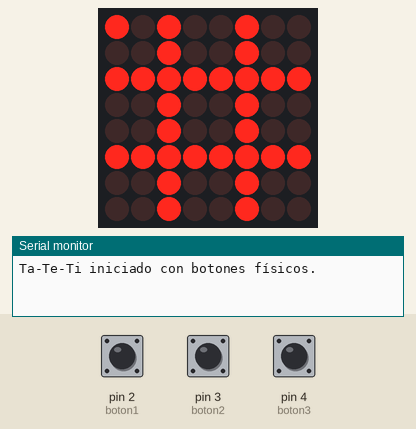
The sketch below on a simulated Arduino Uno, built with avr-gcc and run on an emulated ATmega328P. Shown: 8×8 LED matrix, the last lines printed to the serial monitor. Inputs (shaded band) come from the test bench; at power-on: pin 3 (boton2) HIGH, pin 2 (boton1) HIGH, pin 4 (boton3) HIGH.

Above: at 1.25 s.
1.3 s: pin 3 (boton2) pulled LOW for 0.15 s
At 2.3 s:
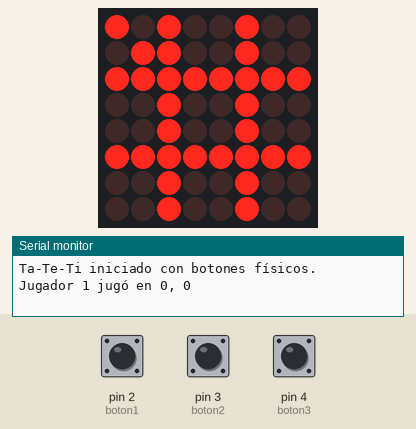
2.9 s: pin 2 (boton1) pulled LOW for 0.15 s
At 3.36 s:
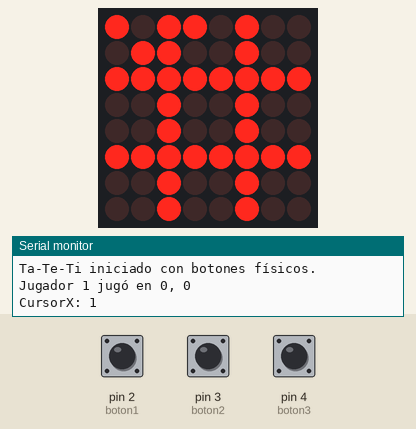
3.6 s: pin 4 (boton3) pulled LOW for 0.15 s
At 3.86 s:
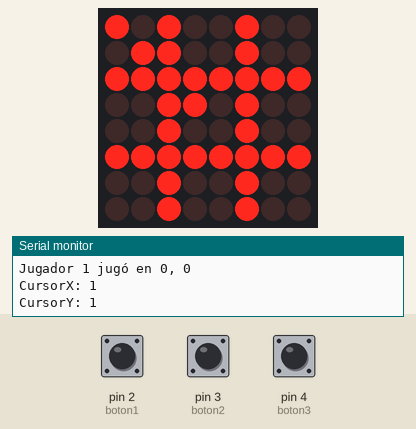
4.3 s: pin 2 (boton1) pulled LOW for 1 s
At 4.76 s:
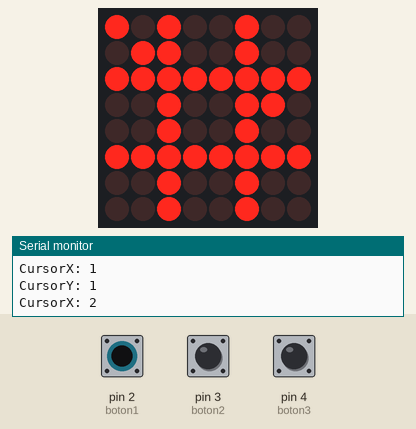
5.9 s: pin 3 (boton2) pulled LOW for 1 s
At 7.5 s:
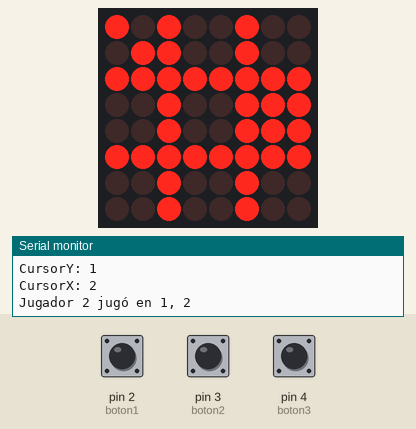
9.9 s: pin 4 (boton3) pulled LOW for 1 s
At 10.36 s:
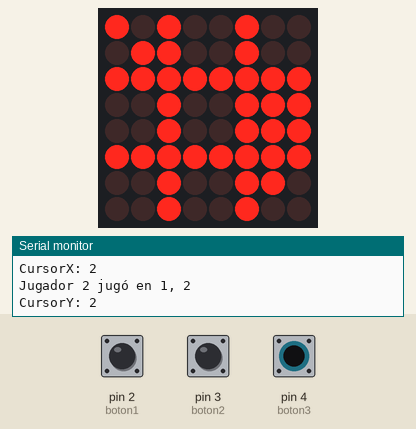
Timing chart, 0 to 12.5 s (numbered marks = the images above; inputs shaded):
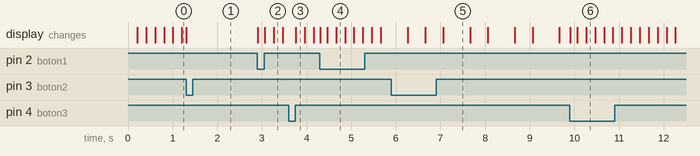

Measured:
- after the input at 1.3 s, the display: changes at once (image 1)
- after the input at 2.9 s, the display: changes at once (image 2)
- after the input at 3.6 s, the display: changes after 0.16 s (image 3)
- after the input at 4.3 s, the display: changes at once (image 4)
- after the input at 5.9 s, the display: changes after 0.36 s (image 5)
- after the input at 9.9 s, the display: first changes at once (image 6 shows a later state)
- what the display in image 5 shows lasts 0.6 s, from 7.1 s to 7.7 s

The sketch:

Tateti_con_visual.ino
```cpp
#include <LedControl.h>

// Pines para la matriz LED: DIN=12, CLK=11, CS=10
LedControl lc = LedControl(12, 11, 10, 1);

// Pines de botones
const int boton1 = 2;  // Eje X
const int boton2 = 3;  // Selección
const int boton3 = 4;  // Eje Y

// Estados anteriores de botones (para detectar flanco descendente)
bool bandera1 = false;
bool bandera2 = false;
bool bandera3 = false;

// Lógica del juego
char board[3][3];
int currentPlayer = 1;
int cursorX = 0;
int cursorY = 0;

// Parpadeo del cursor y jugador 2 (O)
unsigned long lastBlinkTimeCursor = 0;
const int blinkIntervalCursor = 200; // blink del puntito cursor

unsigned long lastBlinkTimePlayer2 = 0;
const int blinkIntervalPlayer2 = 500; // blink de jugador 2

bool blinkStateCursor = true;
bool blinkStatePlayer2 = true;

// ================== LETRAS GANA J1 / GANA J2 ==================

byte letrasGANA_J1[6][8] = {
  {
    B00111100,
    B01000010,
    B10000000,
    B10011110,
    B10000010,
    B10000010,
    B01000010,
    B00111100
  },
  {
    B00111000,
    B01000100,
    B10000010,
    B10000010,
    B11111110,
    B10000010,
    B10000010,
    B10000010
  },
  {
    B10000010,
    B11000010,
    B10100010,
    B10010010,
    B10001010,
    B10000110,
    B10000010,
    B10000010
  },
  {
    B00111000,
    B01000100,
    B10000010,
    B10000010,
    B11111110,
    B10000010,
    B10000010,
    B10000010
  },
  {
    B00011110,
    B00000100,
    B00000100,
    B00000100,
    B00000100,
    B10000100,
    B01001000,
    B00110000
  },
  {
    B00010000,
    B00110000,
    B00010000,
    B00010000,
    B00010000,
    B00010000,
    B00010000,
    B00111000
  }
};

byte letrasGANA_J2[6][8] = {
  {
    B00111100,
    B01000010,
    B10000000,
    B10011110,
    B10000010,
    B10000010,
    B01000010,
    B00111100
  },
  {
    B00111000,
    B01000100,
    B10000010,
    B10000010,
    B11111110,
    B10000010,
    B10000010,
    B10000010
  },
  {
    B10000010,
    B11000010,
    B10100010,
    B10010010,
    B10001010,
    B10000110,
    B10000010,
    B10000010
  },
  {
    B00111000,
    B01000100,
    B10000010,
    B10000010,
    B11111110,
    B10000010,
    B10000010,
    B10000010
  },
  {
    B00011110,
    B00000100,
    B00000100,
    B00000100,
    B00000100,
    B10000100,
    B01001000,
    B00110000
  },
  {
    B00111100,
    B01000010,
    B00000010,
    B00000100,
    B00001000,
    B00010000,
    B00100000,
    B01111110
  }
};

void mostrarLetra(byte letra[8]) {
  lc.clearDisplay(0);
  for (int fila = 0; fila < 8; fila++) {
    for (int col = 0; col < 8; col++) {
      bool bit = bitRead(letra[fila], 7 - col);
      lc.setLed(0, fila, col, bit);
    }
  }
}

void mostrarGanador(int jugador) {
  if (jugador == 1) {
    for (int i = 0; i < 6; i++) {
      mostrarLetra(letrasGANA_J1[i]);
      delay(600);
    }
  } else {
    for (int i = 0; i < 6; i++) {
      mostrarLetra(letrasGANA_J2[i]);
      delay(600);
    }
  }
}

// ===================== SETUP =====================

void setup() {
  pinMode(boton1, INPUT_PULLUP);
  pinMode(boton2, INPUT_PULLUP);
  pinMode(boton3, INPUT_PULLUP);

  lc.shutdown(0, false);
  lc.setIntensity(0, 8);
  lc.clearDisplay(0);

  Serial.begin(9600);
  resetBoard();
  drawBoard();

  Serial.println("Ta-Te-Ti iniciado con botones físicos.");
}

// ===================== LOOP =====================

void loop() {
  unsigned long currentMillis = millis();

  if (currentMillis - lastBlinkTimeCursor >= blinkIntervalCursor) {
    lastBlinkTimeCursor = currentMillis;
    blinkStateCursor = !blinkStateCursor;
    drawBoard();
  }

  if (currentMillis - lastBlinkTimePlayer2 >= blinkIntervalPlayer2) {
    lastBlinkTimePlayer2 = currentMillis;
    blinkStatePlayer2 = !blinkStatePlayer2;
    // No hace falta llamar a drawBoard aquí porque ya lo hace el cursor, pero no molesta si lo haces
  }

  int btn1 = digitalRead(boton1);
  int btn2 = digitalRead(boton2);
  int btn3 = digitalRead(boton3);

  // Eje X
  if (bandera1 && btn1 == LOW) {
    cursorX = (cursorX + 1) % 3;
    Serial.print("CursorX: ");
    Serial.println(cursorX);
    drawBoard();
    delay(150);
  }

  // Seleccionar
  if (bandera2 && btn2 == LOW) {
    if (board[cursorY][cursorX] == ' ') {
      board[cursorY][cursorX] = (currentPlayer == 1) ? 'X' : 'O';
      Serial.print("Jugador ");
      Serial.print(currentPlayer);
      Serial.print(" jugó en ");
      Serial.print(cursorY);
      Serial.print(", ");
      Serial.println(cursorX);

      if (checkWin()) {
        Serial.print("¡Jugador ");
        Serial.print(currentPlayer);
        Serial.println(" ha ganado!");

        mostrarGanador(currentPlayer);

        delay(2000);
        resetBoard();
      } else if (isFull()) {
        Serial.println("¡Empate!");
        delay(2000);
        resetBoard();
      } else {
        currentPlayer = 3 - currentPlayer;
      }
    } else {
      Serial.println("Casilla ocupada. Elige otra.");
    }
    drawBoard();
    delay(150);
  }

  // Eje Y
  if (bandera3 && btn3 == LOW) {
    cursorY = (cursorY + 1) % 3;
    Serial.print("CursorY: ");
    Serial.println(cursorY);
    drawBoard();
    delay(150);
  }

  // Actualizar banderas
  bandera1 = btn1;
  bandera2 = btn2;
  bandera3 = btn3;
}

// ===================== FUNCIONES =====================

void resetBoard() {
  for (int i = 0; i < 3; i++)
    for (int j = 0; j < 3; j++)
      board[i][j] = ' ';
  currentPlayer = 1;
  cursorX = 0;
  cursorY = 0;
  drawBoard();
}

void drawBoard() {
  lc.clearDisplay(0);
  drawGrid();
  for (int row = 0; row < 3; row++) {
    for (int col = 0; col < 3; col++) {
      int x = col * 3;
      int y = row * 3;

      if (row == cursorY && col == cursorX && board[row][col] == ' ') {
        // Puntito parpadeante cursor
        if (blinkStateCursor) {
          lc.setLed(0, y, x, true);
        }
      } else {
        drawSymbol(board[row][col], x, y);
      }
    }
  }
}

void drawSymbol(char symbol, int x, int y) {
  if (symbol == 'X') {
    // X siempre encendido, sin parpadeo
    lc.setLed(0, y, x, true);
    lc.setLed(0, y + 1, x + 1, true);
  } else if (symbol == 'O') {
    // O parpadea con blinkStatePlayer2
    lc.setLed(0, y, x, blinkStatePlayer2);
    lc.setLed(0, y, x + 1, blinkStatePlayer2);
    lc.setLed(0, y + 1, x, blinkStatePlayer2);
    lc.setLed(0, y + 1, x + 1, blinkStatePlayer2);
  }
}

void drawGrid() {
  for (int i = 0; i < 8; i++) {
    lc.setLed(0, 2, i, true);
    lc.setLed(0, 5, i, true);
    lc.setLed(0, i, 2, true);
    lc.setLed(0, i, 5, true);
  }
}

bool checkWin() {
  for (int i = 0; i < 3; i++) {
    if (board[i][0] != ' ' &&
        board[i][0] == board[i][1] &&
        board[i][1] == board[i][2]) {
      return true;
    }
    if (board[0][i] != ' ' &&
        board[0][i] == board[1][i] &&
        board[1][i] == board[2][i]) {
      return true;
    }
  }

  if (board[0][0] != ' ' &&
      board[0][0] == board[1][1] &&
      board[1][1] == board[2][2]) {
    return true;
  }
  if (board[0][2] != ' ' &&
      board[0][2] == board[1][1] &&
      board[1][1] == board[2][0]) {
    return true;
  }

  return false;
}

bool isFull() {
  for (int i = 0; i < 3; i++)
    for (int j = 0; j < 3; j++)
      if (board[i][j] == ' ')
        return false;
  return true;
}
```
